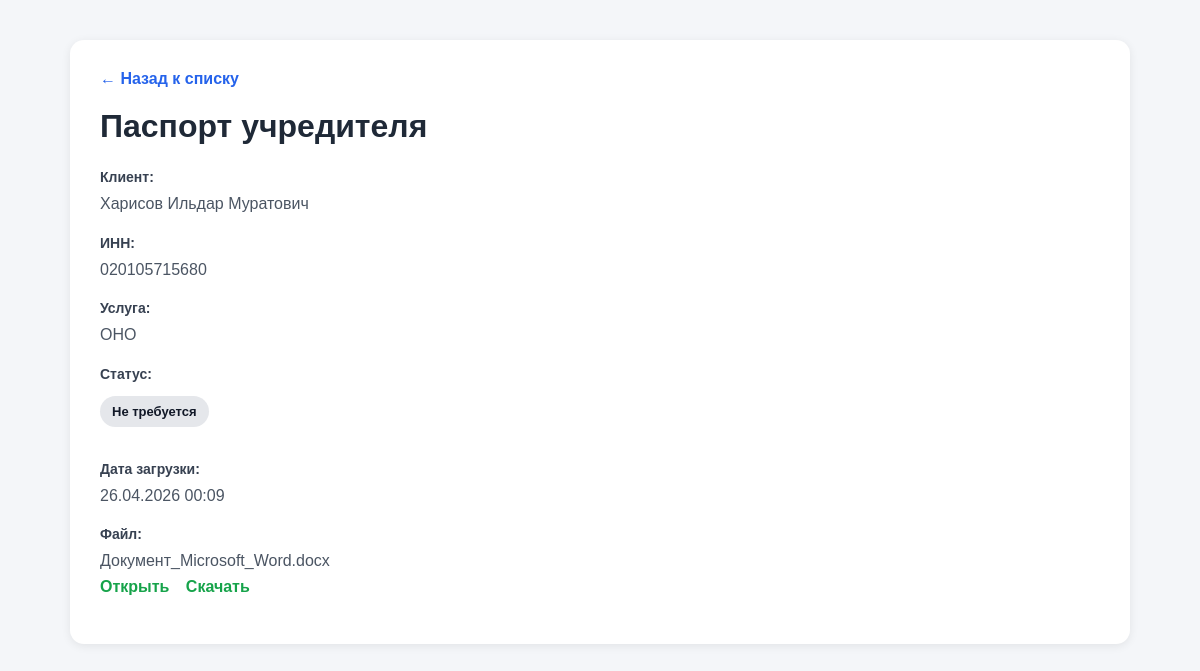
The page /document/1/ (signed in) on the database its author committed.
### documents/models.py (models this page shows, shortened)
class Document(models.Model):
    required_document = models.ForeignKey(
        RequiredDocument,
        on_delete=models.CASCADE,
        related_name='files'
    )
    file = models.FileField(upload_to='documents/')
    uploaded_at = models.DateTimeField(auto_now_add=True)
    extracted_text = models.TextField(blank=True, null=True)
    extracted_full_name = models.CharField(max_length=255, blank=True, null=True)
    extracted_inn = models.CharField(max_length=12, blank=True, null=True)
    extracted_document_number = models.CharField(max_length=100, blank=True, null=True)

class RequiredDocument(models.Model):
    STATUS_CHOICES = [
        ('waiting', 'Ожидается'),
        ('uploaded', 'Загружен'),
        ('brought_personally', 'Принесён лично'),
        ('not_required', 'Не требуется'),
        ('verified', 'Проверен'),
        ('rejected', 'Отклонен'),
    ]
    client_case = models.ForeignKey(
        ClientCase,
        on_delete=models.CASCADE,
        related_name='required_documents'
    )
    document_type = models.ForeignKey(DocumentType, on_delete=models.PROTECT)
    status = models.CharField(max_length=30, choices=STATUS_CHOICES, default='waiting')
    comment = models.TextField(blank=True, null=True)

class DocumentType(models.Model):
    name = models.CharField(max_length=255)

class ClientCase(models.Model):
    client = models.ForeignKey(Client, on_delete=models.CASCADE)
    service_type = models.ForeignKey(ServiceType, on_delete=models.PROTECT)
    created_at = models.DateTimeField(auto_now_add=True)
    is_complete = models.BooleanField(default=False)

class Client(models.Model):
    user = models.OneToOneField(User, on_delete=models.CASCADE)
    full_name = models.CharField(max_length=255)
    inn = models.CharField(max_length=12)

class ServiceType(models.Model):
    name = models.CharField(max_length=255)
    required_documents = models.ManyToManyField(
        DocumentType,
        blank=True,
        related_name='services'
    )

### documents/views.py (the view)
# urls.py: path('document/<int:pk>/', document_detail, name='document_detail'),
@login_required
def document_detail(request, pk):
    document = get_object_or_404(Document, pk=pk)
    if not request.user.is_staff and document.required_document.client_case.client.user != request.user:
        return redirect('document_list')
    return render(request, 'documents/document_detail.html', {
        'document': document
    })

### templates/documents/document_detail.html (shortened to what this page needs)
{% load static %}
<!DOCTYPE html>
<html lang="ru">
<head>
    <link rel="stylesheet" href="{% static 'css/style.css' %}">
</head>
<body>
    <div class="container">
        <div class="detail-card">
            <a href="{% url 'document_list' %}" class="back-link">← Назад к списку</a>
            <h1 class="detail-title">
                {{ document.required_document.document_type.name }}
            </h1>
            <div class="detail-row">
                <span class="detail-label">Клиент:</span>
                <p class="detail-text">
                    {{ document.required_document.client_case.client.full_name }}
                </p>
            </div>
            <div class="detail-row">
                <span class="detail-label">ИНН:</span>
                <p class="detail-text">
                    {{ document.required_document.client_case.client.inn }}
                </p>
            </div>
            <div class="detail-row">
                <span class="detail-label">Услуга:</span>
                <p class="detail-text">
                    {{ document.required_document.client_case.service_type.name }}
                </p>
            </div>
            <div class="detail-row">
                <span class="detail-label">Статус:</span>
                <span class="status">
                    {{ document.required_document.get_status_display }}
                </span>
            </div>
            <div class="detail-row">
                <span class="detail-label">Дата загрузки:</span>
                <p class="detail-text">
                    {{ document.uploaded_at|date:"d.m.Y H:i" }}
                </p>
            </div>
            <div class="detail-row">
                <span class="detail-label">Файл:</span>
                <p class="detail-text">
                    {{ document.file.name|cut:"documents/" }}
                </p>
                <a href="{% url 'document_file' document.pk %}" target="_blank" class="file-link">
                    Открыть
                </a>
                <a href="{% url 'document_file' document.pk %}?download=1"
                   class="file-link"
                   style="margin-left: 12px;">
                    Скачать
                </a>
            </div>
        </div>
    </div>
</body>
</html>

### static/css/style.css (style rules this page uses)
* { box-sizing: border-box; }
body { margin: 0; font-family: Arial, sans-serif; background-color: #f4f6f9; color: #1f2937; }
.container { max-width: 1100px; margin: 40px auto; padding: 0 20px; }
.status { display: inline-block; margin-top: 8px; margin-bottom: 16px; padding: 8px 12px; border-radius: 999px; font-size: 13px; font-weight: 600; background-color: #e5e7eb; color: #111827; }
.detail-card { background: white; border-radius: 14px; padding: 30px; box-shadow: 0 2px 10px rgba(0, 0, 0, 0.08); }
.back-link { display: inline-block; margin-bottom: 20px; text-decoration: none; color: #2563eb; font-weight: 600; }
.detail-title { margin-top: 0; margin-bottom: 24px; font-size: 32px; }
.detail-row { margin-bottom: 18px; }
.detail-label { display: block; margin-bottom: 6px; font-size: 14px; font-weight: 700; color: #374151; }
.detail-text { margin: 0; color: #4b5563; line-height: 1.6; }
.file-link { display: inline-block; margin-top: 4px; text-decoration: none; color: #16a34a; font-weight: 600; }

### rows shown on the page
Document: required_document.document_type.name "Паспорт учредителя", required_document.client_case.client.full_name "Харисов Ильдар Муратович", required_document.client_case.client.inn "020105715680", required_document.client_case.service_type.name "ОНО", required_document.status "Не требуется", uploaded_at "26.04.2026 00:09", file.name "Документ_Microsoft_Word.docx"
